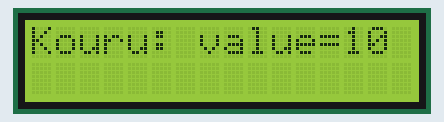
Recording of a sketch running on a simulated Arduino Nano, built for the host (arithmetic inside an expression is 32-bit, double 64-bit). Shown: 16×2 character LCD. WiFi joins after 1.5 s; servers stay silent unless stated; no MQTT or app messages arrive unless stated; what the sketch prints to the serial monitor is not drawn.

Above: at 4.2 s.
At 7.2 s:
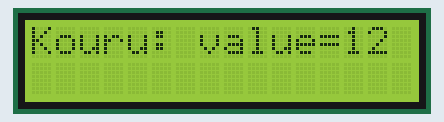
At 11.7 s:
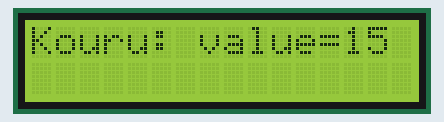
At 20.7 s:
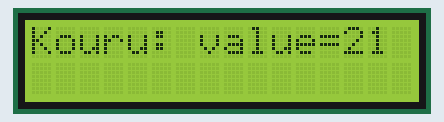
At 28.2 s:
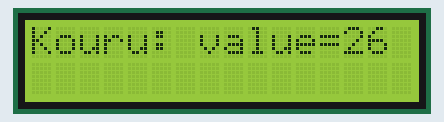
At 37.2 s:
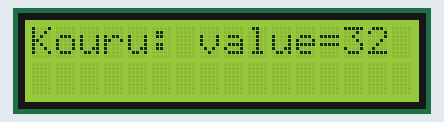

Measured:
- what the display in image 0 shows lasts 1.5 s, from 4.1 s to 5.6 s

The sketch:

Ethernet_1_emb_systems_MQTT_3_2022.ino
```cpp
//    Alyk  jatko course 2021       30.3.2020 KN
//                                  2021 SV, EK
//

#include <LiquidCrystal.h>  // include LCD library
#include <Ethernet.h>       // incluide Ethernet library W5100
#include <PubSubClient.h>   // include MQTT library
#include <TimerOne.h>       // include timer library

EthernetClient ethClient;  // Ethernet object var

static uint8_t mymac[6] = { 0x44, 0x76, 0x58, 0x10, 0x00, 0x62 };

//  MQTT settings

unsigned int Port = 1883;             //  MQTT port number
byte server[] = { 10, 6, 0, 21 };     // TAMK IP

LiquidCrystal lcd(8, 9, 4, 5, 6, 7);  // LCD pin wiring settings for NANO

char* deviceId = "Kouru";      // * set your device id (will be the MQTT client username) *yksilöllinen*
char* clientId = "KouruId23";  // * set a random string (max 23 chars, will be the MQTT client id) *yksilöllinen*
char* deviceSecret = "tamk";   // * set your device secret (will be the MQTT client password) *kaikille yhteinen*

//  MQTT Server settings

void callback(char* topic, byte* payload, unsigned int length);  // subscription callback for received MQTTT messages

PubSubClient client(server, Port, callback, ethClient);  // mqtt client

//  MQTT topic names

#define inTopic "ICT1B_in_2020"    // * MQTT channel where data are received
#define outTopic "ICT1B_out_2020"  // * MQTT channel where data is send

//  SETUP section

void setup() {
  lcd.begin(16, 2);                   // Display size defination 20 char  4 row
  Serial.begin(9600);                 // Serial monitor baudrate  = 9600
  Serial.println("Start 19.3.2021");  // print to serial monitor
  delay(500);
  fetch_IP();             // initialize Ethernet connection
  Connect_MQTT_server();  // connect to MQTT server
}

void loop() {
  int inx = 10;

  while (true) {
    Serial.println("Are we connected?");
    send_MQTT_message(inx);
    inx++;
    delay(1500);
  }
}

//  GET IP number from DHCP server

void fetch_IP(void) {
  byte rev = 1;
  rev = Ethernet.begin(mymac);  // get IP number
  Serial.print(F("\nW5100 Revision "));

  if (rev == 0) {
    Serial.println(F("Failed to access Ethernet controller"));
  }

  Serial.println(F("Setting up DHCP"));
  Serial.print("Connected with IP: ");
  Serial.println(Ethernet.localIP());
  delay(1500);
}

//  MQTT Routines

void send_MQTT_message(int num) {  // Send MQTT message
  char bufa[50];                   //  Print message to serial monitor
  if (client.connected()) {
    sprintf(bufa, "Kouru: value =%d", num);  // create message with header and data
    lcd.setCursor(0, 0);                     // set curosor to left upper corner
    lcd.print("Kouru: value=");              // print string to lCD
    lcd.print(num);                          // print value to lCD
    // dtostrf(bufa, "Kouru: value =%d", num);  // create message with header and data
    Serial.println(bufa);
    client.publish(outTopic, bufa);  // send message to MQTT server
  } else {                           //   Re connect if connection is lost
    delay(500);
    lcd.setCursor(0, 0);                     // set curosor to left upper corner
    lcd.print("VIRHE: IP ei saatu");              // print string to lCD
    Serial.println("No, re-connecting");
    client.connect(clientId, deviceId, deviceSecret);
    delay(1000);  // wait for reconnecting
  }
}

//  MQTT server connection

void Connect_MQTT_server() {
  Serial.println(" Connecting to MQTT");
  Serial.print(server[0]);
  Serial.print(".");  // Print MQTT server IP number to Serial monitor
  Serial.print(server[1]);
  Serial.print(".");
  Serial.print(server[2]);
  Serial.print(".");
  Serial.println(server[3]);
  delay(500);

  if (!client.connected()) {                                 // check if allready connected
    if (client.connect(clientId, deviceId, deviceSecret)) {  // connection to MQTT server
      Serial.println(" Connected OK ");
      client.subscribe(inTopic);  // subscript to in topic
    } else {
      Serial.println(client.state());
    }
  }
}

//  Receive incoming MQTT message

void callback(char* topic, byte* payload, unsigned int length) {
  char* receiv_string;  // copy the payload content into a char*
  receiv_string = (char*)malloc(length + 1);
  memcpy(receiv_string, payload, length);  // copy received message to receiv_string
  receiv_string[length] = '\0';
  Serial.println(receiv_string);
  free(receiv_string);
}
```
